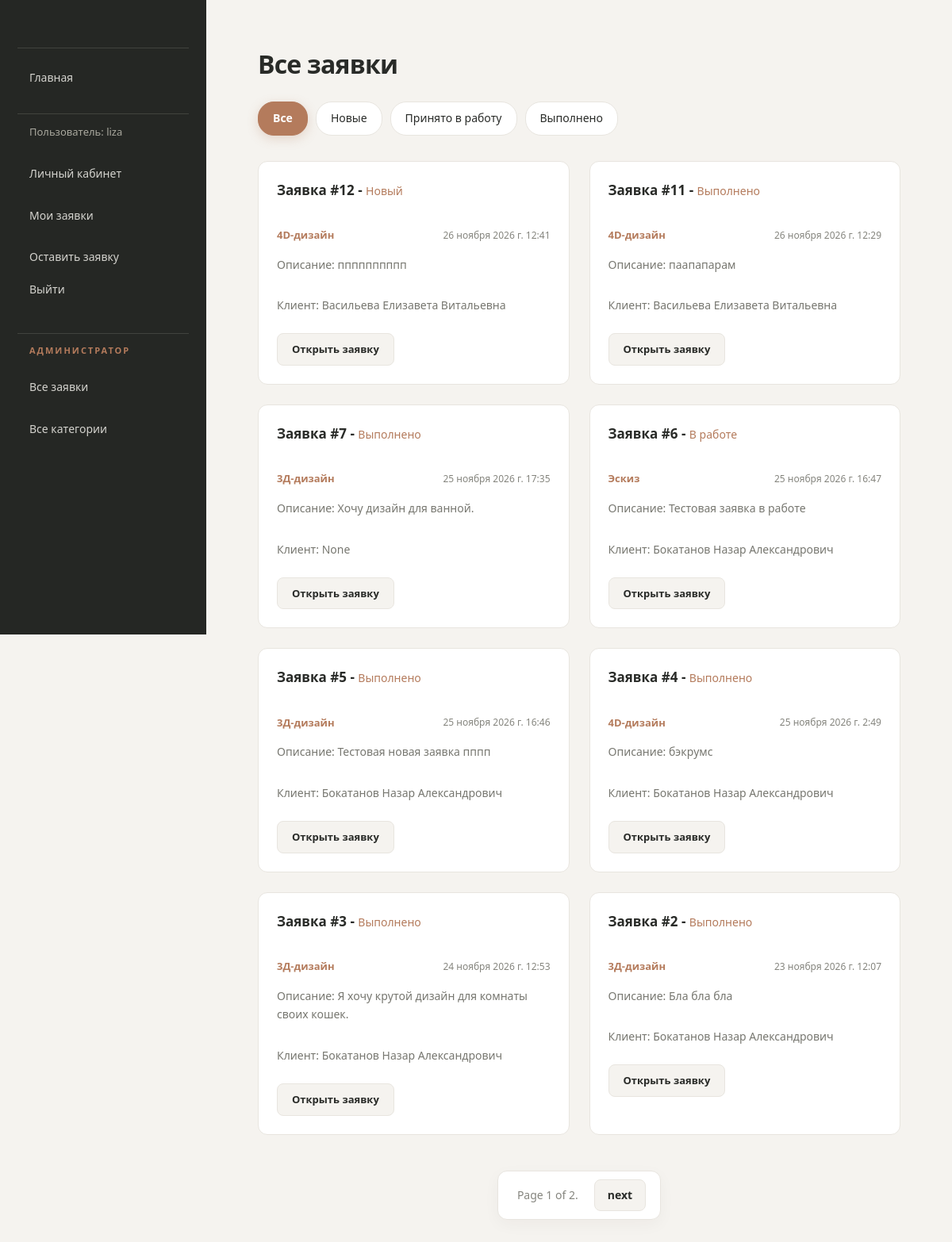
The page /creative_space/all_submissions/ (signed in) on the database as committed earlier.
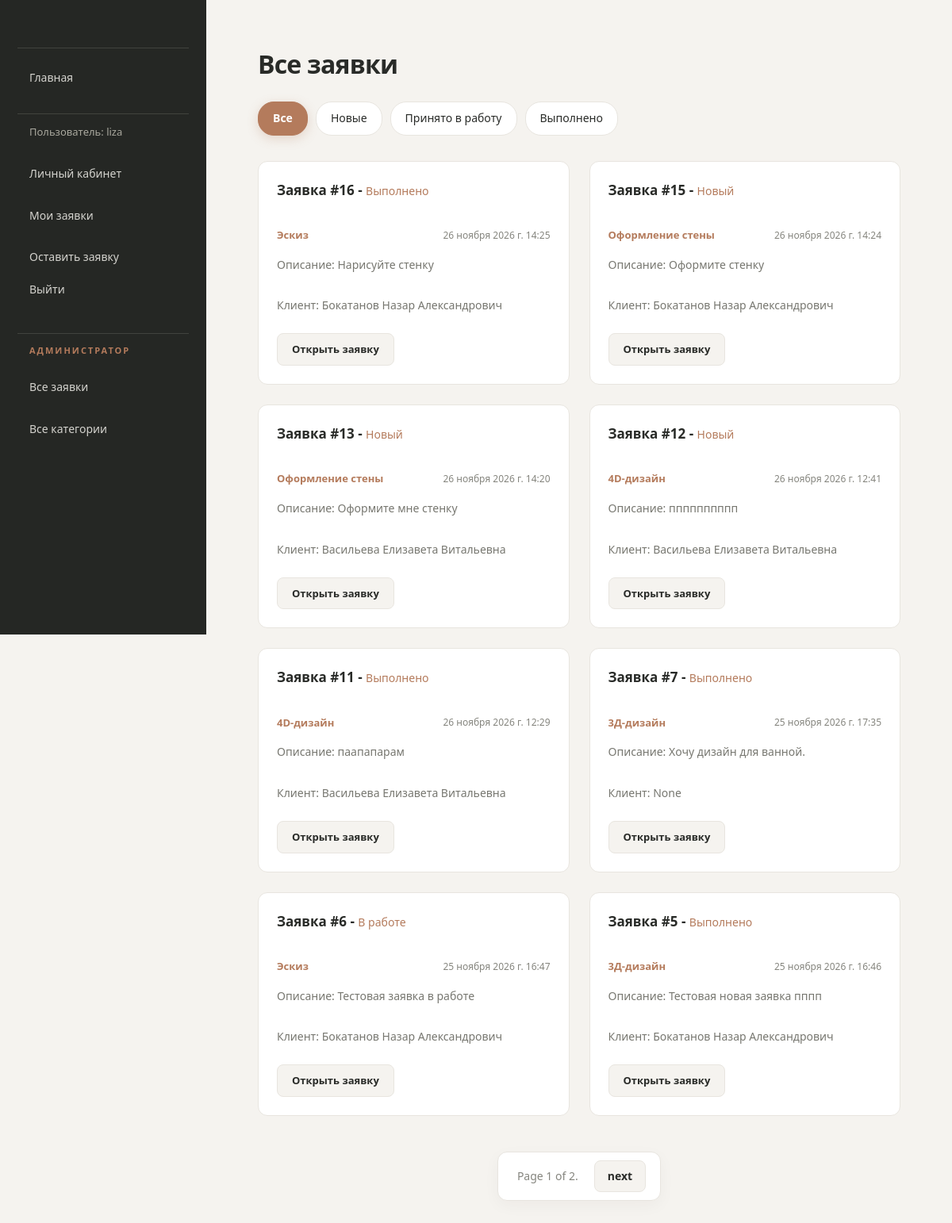
The same page on the database as committed later.
### creative_space/models.py (models this page shows, shortened)
class Submission(models.Model):
    client = models.ForeignKey(Client, verbose_name="Клиент", on_delete=models.SET_NULL, null=True)
    category = models.ForeignKey(Category, verbose_name="Категория",on_delete=models.CASCADE, help_text="Категория заявки (что требуется сделать по заявке)")
    description = models.TextField("Описание", help_text="Предпочтения и пожелания к дизайну.")
    floor_plan=models.ImageField(
        "План помещения",
        upload_to='floor_plan/%Y/%m',
        help_text="План помещения.",
        validators=[
            FileExtensionValidator(
                allowed_extensions=['png', 'jpg', 'jpeg', 'bmp'],
                message="Допустимые форматы: JPG, JPEG, PNG, BMP.",),
            validate_image_size,],
        )
    created_at = models.DateTimeField(auto_now_add=True, help_text="Дата создания заявки")
    WORK_STATUS = [
        ('n', 'Новый'),
        ('w', 'В работе'),
        ('r', "Выполнено"),
    ]
    status = models.CharField("Статус заявки", max_length=1, choices=WORK_STATUS, default='n')
    def get_absolute_url(self):
        return reverse('submission-detail', args=[str(self.id)])

class Category(models.Model):
    name = models.CharField("Категория", max_length=50, help_text="Категория заявки.")
    class Meta:
        ordering = ('name',)
    def __str__(self):
        return self.name

class Client(models.Model):
    user = models.OneToOneField(User, verbose_name="Пользователь", on_delete=models.CASCADE)
    patronymic = models.CharField("Отчество", max_length=100, blank=True)
    is_agree_to_processing_data = models.BooleanField("Согласие на обработку данных", default=False)
    class Meta:
        ordering = ('user__last_name',)
    def __str__(self):
        if self.patronymic:
            return  f'{self.user.last_name} {self.user.first_name} {self.patronymic}'
        elif self.user.first_name or self.user.last_name:
            return f'{self.user.last_name} {self.user.first_name}'
        else:
            return f'{self.user.username}'

### creative_space/views.py (the view)
# urls.py: path('all_submissions/', views.SubmissionListViewAll.as_view(), name='all_submissions'),
class SubmissionListViewAll(LoginRequiredMixin, generic.ListView):
    model = Submission
    template_name = 'creative_space/submission_list_all.html'
    paginate_by = 8
    def get_queryset(self):
        queryset = Submission.objects.all().order_by('-created_at')
        status = self.request.GET.get('status')
        if status:
            queryset = queryset.filter(status__exact=status)
        return queryset
    def get_context_data(self, **kwargs):
        context = super().get_context_data(**kwargs)
        context['current_status'] = self.request.GET.get('status', '')
        return context

### creative_space/templates/creative_space/submission_list_all.html
{% extends 'base_generic.html' %}
{% block content %}
    <h1>Все заявки</h1>
            <div class="filter-buttons">
                <a href="{% url 'all_submissions' %}" class="filter-btn {% if not current_status %}active{% endif %}">Все</a>
                <a href="?status=n" class="filter-btn {% if current_status == 'n' %}active{% endif %}">Новые</a>
                <a href="?status=w" class="filter-btn {% if current_status == 'w' %}active{% endif %}">Принято в работу</a>
                <a href="?status=r" class="filter-btn {% if current_status == 'r' %}active{% endif %}">Выполнено</a>
            </div>
    <div class="submissions">
        {% if submission_list %}
            {% for submission in submission_list %}
                <div class="submission">
                    <h3>Заявка #{{submission.id}} - <span class="status">{{submission.get_status_display}}</span></h3>
                    <div class="submission-info">
                        <p>{{submission.category}}</p>
                        <time>{{submission.created_at}}</time>
                    </div>
                    <p>Описание: {{submission.description}}</p>
                    <p>Клиент: {{submission.client}}</p>
                    <a href="{{ submission.get_absolute_url }}">Открыть заявку</a>
                </div>
            {% endfor %}
        {% else %}
            <div class="actions">
               <p>Заявок нет.</p>
            </div>
        {% endif %}
    </div>
{% endblock %}

Rows that differ between the two databases and show on the page:
no longer on this page (row unchanged): Submission: id "4", status "Выполнено", category "4D-дизайн", created_at "25 ноября 2026 г. 2:49", description "бэкрумс", client "Бокатанов Назар Александрович"
no longer on this page (row unchanged): Submission: id "3", status "Выполнено", category "3Д-дизайн", created_at "24 ноября 2026 г. 12:53", description "Я хочу крутой дизайн для комнаты своих кошек.", client "Бокатанов Назар Александрович"
no longer on this page (row unchanged): Submission: id "2", status "Выполнено", category "3Д-дизайн", created_at "23 ноября 2026 г. 12:07", description "Бла бла бла", client "Бокатанов Назар Александрович"
added Submission: id "16", status "Выполнено", category "Эскиз", created_at "26 ноября 2026 г. 14:25", description "Нарисуйте стенку", client "Бокатанов Назар Александрович"
added Submission: id "15", status "Новый", category "Оформление стены", created_at "26 ноября 2026 г. 14:24", description "Оформите стенку", client "Бокатанов Назар Александрович"
added Submission: id "13", status "Новый", category "Оформление стены", created_at "26 ноября 2026 г. 14:20", description "Оформите мне стенку", client "Васильева Елизавета Витальевна"
